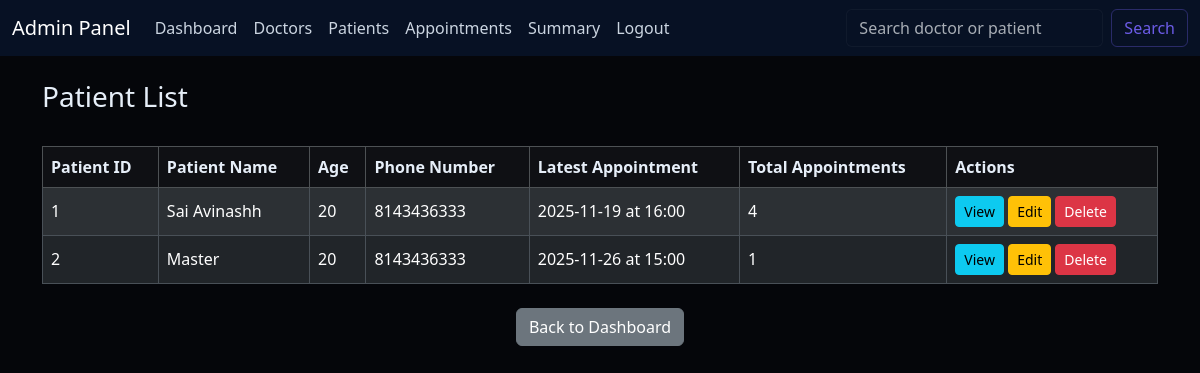
The page /admin/patients (signed in) on the database as committed earlier.
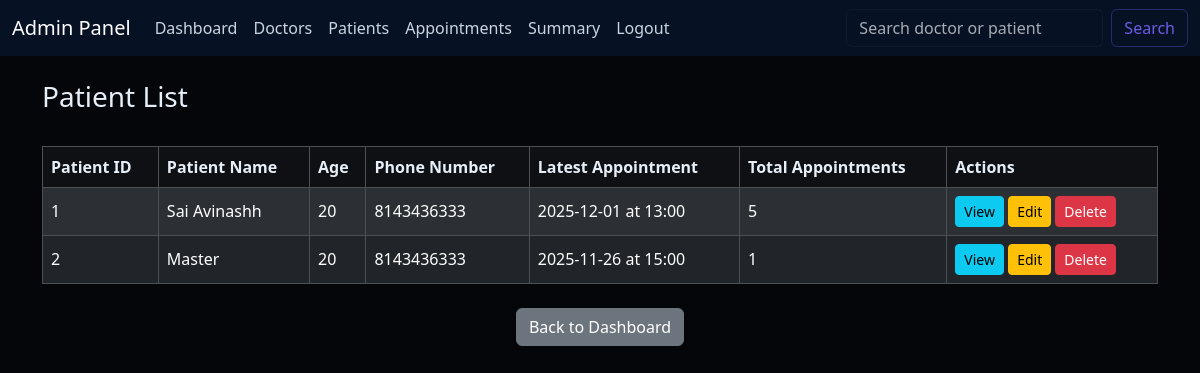
The same page on the database as committed later.
### models.py (models this page shows)
class User(UserMixin, db.Model):
    id = db.Column(db.Integer, primary_key=True)
    username = db.Column(db.String(50), unique=True, nullable=False)
    name = db.Column(db.String(50), nullable=False)
    email = db.Column(db.String(50), unique=True, nullable=False)
    password = db.Column(db.String(200), nullable=False)  # hashed passwords are long
    role = db.Column(db.String(20), nullable=False)  # Admin / Doctor / Patient
    doctor_profile = db.relationship('Doctor', backref='user', uselist=False)
    patient_profile = db.relationship('Patient', backref='user', uselist=False)

class Patient(db.Model):
    id = db.Column(db.Integer, primary_key=True)
    user_id = db.Column(db.Integer, db.ForeignKey('user.id'), nullable=False, unique=True)
    dob = db.Column(db.Date, nullable=False)
    phone_number = db.Column(db.String(15), nullable=False)
    appointments = db.relationship('Appointment', backref='patient', lazy=True)

class Appointment(db.Model):
    id = db.Column(db.Integer, primary_key=True)
    doctor_id = db.Column(db.Integer, db.ForeignKey('doctor.id'), nullable=False)
    patient_id = db.Column(db.Integer, db.ForeignKey('patient.id'), nullable=False)
    date = db.Column(db.Date, nullable=False)
    time = db.Column(db.Time, nullable=False)
    problem = db.Column(db.String(300), nullable=True)
    status = db.Column(db.Enum(AppointmentStatus), default=AppointmentStatus.BOOKED, nullable=False)
    remarks = db.Column(db.Text, nullable=True)
    rating = db.Column(db.Integer, nullable=True)
    treatment = db.relationship('Treatment', backref='appointment', uselist=False)

### routes/admin.py (the view)
@admin_bp.route('/patients')
@login_required
def view_patients():
    if current_user.role != 'Admin':
        flash('Access Denied', 'danger')
        return redirect(url_for('login'))
    from models import Patient
    patients = Patient.query.all()
    patients_data = []
    for p in patients:
        today = date.today()
        age = today.year - p.dob.year - ((today.month, today.day) < (p.dob.month, p.dob.day))
        latest_appt = None
        if p.appointments:
            latest_appt = max(p.appointments, key = lambda appt:(appt.date, appt.time))
        patients_data.append({
            'id': p.id,
            'name': p.user.name,
            'dob': p.dob,
            'age': age,
            'phone_number': p.phone_number,
            'latest_appointment': latest_appt,
            'total_appointments': len(p.appointments)
        })
    return render_template('admin/patients.html', patients=patients_data)

### app.py (called while the page is built)
@login_manager.user_loader
def load_user(user_id):
    return User.query.get(int(user_id))

### templates/admin/patients.html (shortened to what this page needs)
{% extends "admin/base.html" %}
{% block content %}
<h3 class="mt-4">Patient List</h3>
<br>
<table class="table table-bordered table-striped">
    <thead class="table-dark">
        <tr>
            <th>Patient ID</th>
            <th>Patient Name</th>
            <th>Age</th>
            <th>Phone Number</th>
            <th>Latest Appointment</th>
            <th>Total Appointments</th>
            <th>Actions</th>
        </tr>
    </thead>
    <tbody>
        {%for patient in patients %}
        <tr>
            <td>{{ patient.id }}</td>
            <td>{{ patient.name }}</td>
            <td>{{ patient.age }}</td>
            <td>{{ patient.phone_number }}</td>
            <td>
                {% if patient.latest_appointment %}
                    {{ patient.latest_appointment.date }} at {{ patient.latest_appointment.time.strftime('%H:%M') }}
                {% else %}
                    N/A
                {% endif %}
            </td>
            <td>{{ patient.total_appointments }}</td>
            <td>
                <a href="{{ url_for('admin.view_patient_detail', patient_id=patient.id) }}" class="btn btn-info btn-sm">View</a>
                <a href="{{ url_for('admin.edit_patient', patient_id=patient.id) }}" class="btn btn-warning btn-sm">Edit</a>
                <form method="POST"
                    action="{{ url_for('admin.delete_patient', patient_id=patient.id) }}" class="d-inline"
                    onsubmit="return confirm('Are you sure you want to delete {{ patient.name }}?');">
                    <button type="submit" class="btn btn-danger btn-sm">Delete</button>
                </form>
            </td>
        </tr>
        {% else %}
        <tr>
            <td colspan="7" class="text-center">No patients found.</td>
        </tr>
        {% endfor %}
    </tbody>
</table>
<div class="text-center mt-4">
    <a href="{{ url_for('admin.dashboard') }}" class="btn btn-secondary">Back to Dashboard</a>
</div>
{% endblock %}

Rows that differ between the two databases and show on the page:
no longer on this page (row unchanged): Appointment: latest_appointment "2025-11-19", latest_appointment.time "16:00"
added Appointment: latest_appointment "2025-12-01", latest_appointment.time "13:00"
Other text that changed with them:
new list line: "1 20 at 5 View Edit Delete"
new list line: "Sai Avinashh"
new list line: "8143436333"
list line gone: "1 20 at 4 View Edit Delete"
list line gone: "Sai Avinashh"
list line gone: "8143436333"
